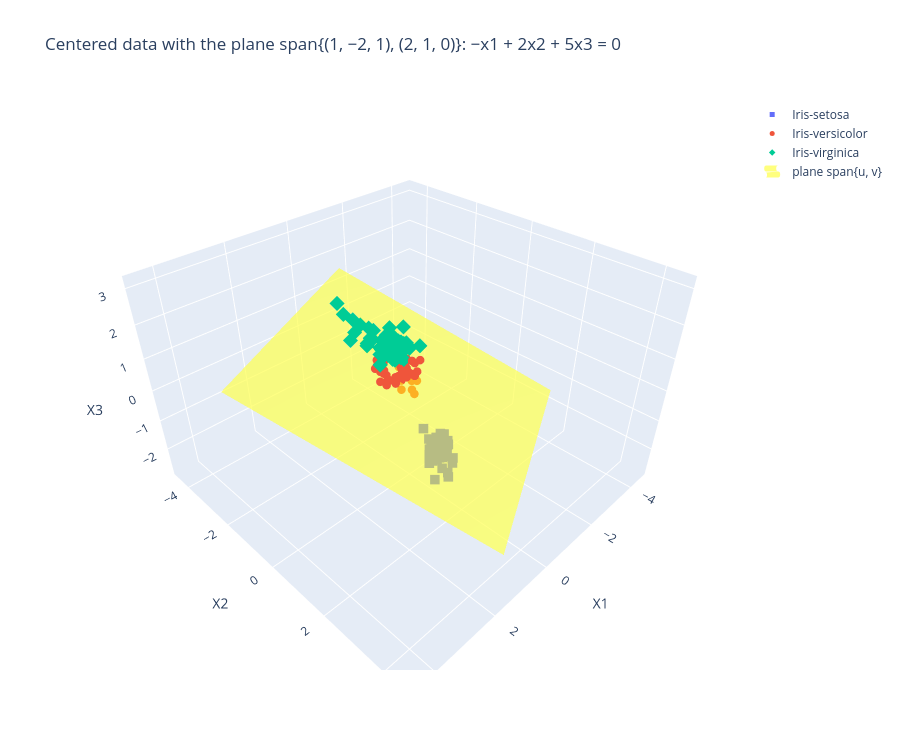

The notebook cell saved with this chart:
### Markdown cell above
### Step 5: The plane spanned by $\mathbf{u} = (1, -2, 1)^T$ and $\mathbf{v} = (2, 1, 0)^T$

> Now, plot the plane (yellow plane) spanned by the two vectors on the plot done in step 4.

Every point of the plane is $s\,\mathbf{u} + t\,\mathbf{v}$. $\mathbf{u}^T\mathbf{v} = 2 - 2 + 0 = 0$, so the two
vectors are orthogonal. The plane's normal is $\mathbf{u} \times \mathbf{v} = (-1, 2, 5)^T$, so its equation is
$-x_1 + 2x_2 + 5x_3 = 0$.

### Code cell
u = np.array([1.0, -2.0, 1.0])
v = np.array([2.0, 1.0, 0.0])
A = np.column_stack([u, v])                   # 3 x 2 basis of the plane
print("u·v =", u @ v, "  normal u×v =", np.cross(u, v))

s, t = np.meshgrid(np.linspace(-1.5, 1.5, 2), np.linspace(-1.5, 1.5, 2))
plane = s[..., None] * u + t[..., None] * v   # grid of points s*u + t*v

def add_plane(fig):
    fig.add_trace(go.Surface(x=plane[..., 0], y=plane[..., 1], z=plane[..., 2],
                             colorscale=[[0, "yellow"], [1, "yellow"]], opacity=0.5,
                             showscale=False, name="plane span{u, v}", showlegend=True,
                             hoverinfo="skip"))

fig = centred_3d_figure()
add_plane(fig)
fig.update_layout(title="Centered data with the plane span{(1, −2, 1), (2, 1, 0)}: −x1 + 2x2 + 5x3 = 0")
fig.show()
